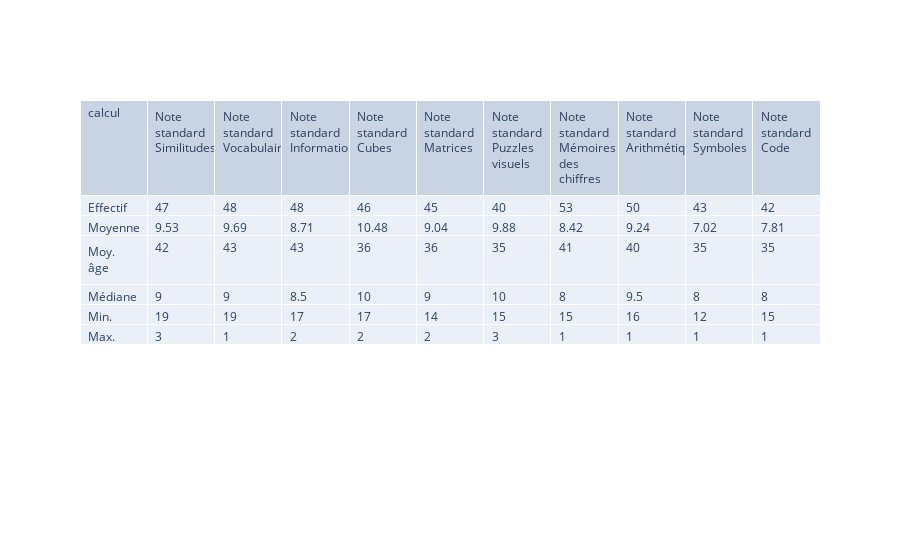

The notebook cell this image was saved under:
### Code cell
fig = go.Figure(data=wais_test)
fig.show()

### Figure 1 — Plotly figure (JSON) as saved in the notebook; plotly's stock layout.template omitted (floating-point values rounded to 4 significant figures)
{"data": [{"cells": {"align": "left", "values": [["Effectif", "Moyenne", "Moy. âge", "Médiane", "Min.", "Max."], [47, 9.53, 42, 9, 19, 3], [48, 9.69, 43, 9, 19, 1], [48, 8.71, 43, 8.5, 17, 2], [46, 10.48, 36, 10, 17, 2], [45, 9.04, 36, 9, 14, 2], [40, 9.88, 35, 10, 15, 3], [53, 8.42, 41, 8, 15, 1], [50, 9.24, 40, 9.5, 16, 1], [43, 7.02, 35, 8, 12, 1], [42, 7.81, 35, 8, 15, 1]]}, "header": {"align": "left", "values": ["calcul", "Note standard Similitudes", "Note standard Vocabulaire", "Note standard Information", "Note standard Cubes", "Note standard Matrices", "Note standard Puzzles visuels", "Note standard Mémoires des chiffres", "Note standard Arithmétique", "Note standard Symboles", "Note standard Code"]}, "type": "table"}], "layout": {}}
